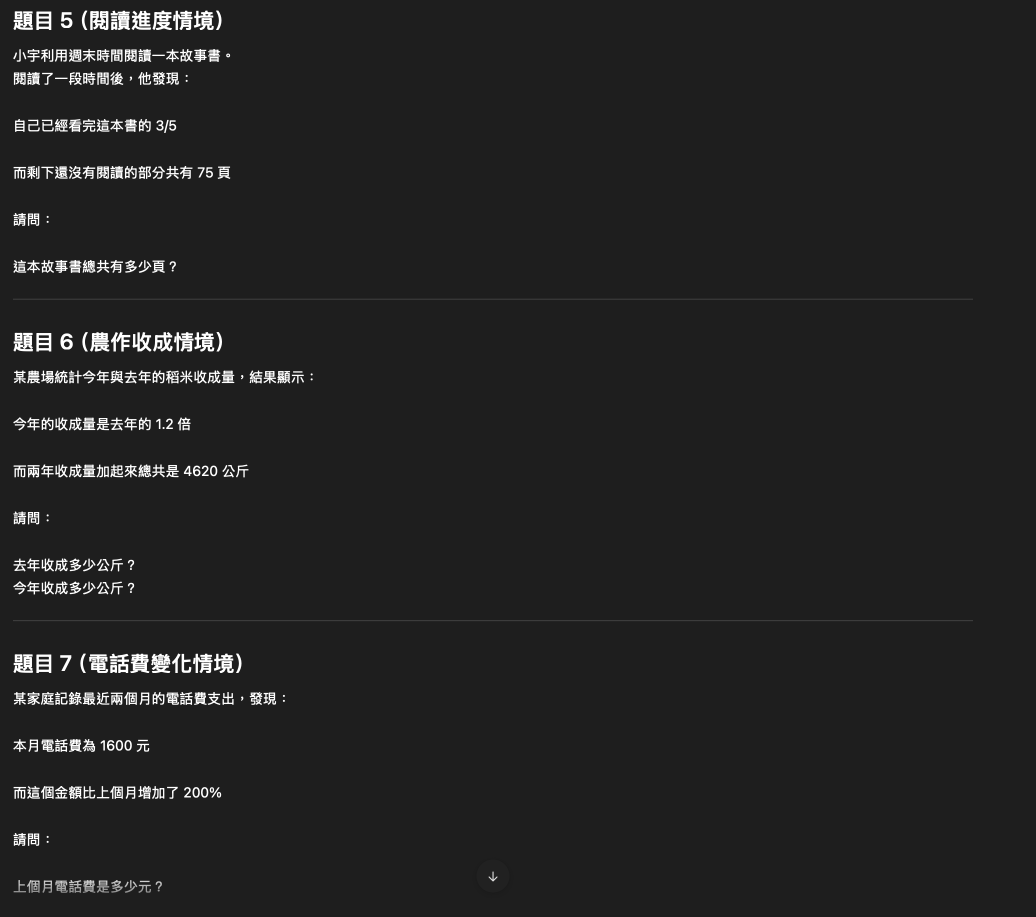
#> input picture 0347C056-7FAC-41BF-A7DD-A282E0CB3EEF.png, 2072 x 1834 px (shown at 1/2 size); its folder holds only this picture in this run
$ python invert_to_a4_5.py 0347C056-7FAC-41BF-A7DD-A282E0CB3EEF.png
#> lines starting #> are read from the running program, lines starting #| are printed output that depends on the picture; after the words box and inside, x2 and y2 are one past the last pixel; in counts of white or black regions, pixels touching at a corner belong together
"""
invert_to_a4.py
---------------
將圖片進行黑白反轉，放大指定倍數，並輸出為 A4 列印尺寸（300 DPI）。
若放大後超出單頁，自動分頁輸出（page_1, page_2 ...）。

預設圖片資料夾：程式所在目錄下的 IMAGE/ 子資料夾。

用法：
    python3 invert_to_a4.py <輸入圖片> [輸出前綴] [--scale 倍數]
    python3 invert_to_a4.py --scan [資料夾路徑] [--scale 倍數]

範例：
    python3 invert_to_a4.py IMAGE/input.png               # 單檔處理，自動單頁最大化
    python3 invert_to_a4.py IMAGE/input.png output --scale 3  # 3x 放大
    python3 invert_to_a4.py --scan                        # 掃描 IMAGE/ 資料夾，補齊缺少的 inverted 檔
    python3 invert_to_a4.py --scan /path/to/folder        # 掃描指定資料夾
"""

from PIL import Image, ImageOps
import sys
import os
import numpy as np

# ── A4 尺寸設定 ──────────────────────────────────────────
DPI = 300
A4_W_MM, A4_H_MM = 210, 297
MARGIN_MM = 10

def mm_to_px(mm: float, dpi: int = DPI) -> int:
    return round(mm / 25.4 * dpi)

A4_W_PX   = mm_to_px(A4_W_MM)    # 2480 px
A4_H_PX   = mm_to_px(A4_H_MM)    # 3508 px
MARGIN_PX = mm_to_px(MARGIN_MM)
CONTENT_W = A4_W_PX - 2 * MARGIN_PX
CONTENT_H = A4_H_PX - 2 * MARGIN_PX


def _otsu_threshold(pixels: np.ndarray) -> int:
    hist, _ = np.histogram(pixels.flatten(), bins=256, range=(0, 256))
#> hist = 256 values, max 3668367 at index 30, min 0 at index 0, mean 14843.9
    total    = pixels.size
#> total = 3800048
    sum_all  = np.dot(np.arange(256), hist)
#> sum_all = 131942417
    sum_b = w_b = max_var = 0.0
    threshold = 128
    for t in range(256):
        w_b += hist[t]
        if w_b == 0: continue
        w_f = total - w_b
        if w_f == 0: break
        sum_b += t * hist[t]
        m_b = sum_b / w_b
        m_f = (sum_all - sum_b) / w_f
        var = w_b * w_f * (m_b - m_f) ** 2
        if var > max_var:
            max_var, threshold = var, t
#> this loop made 256 passes
#> (w_b, w_f, sum_b, m_b, m_f, max_var) on passes 27 to 38: (37, 3800011, 962, 26, 34.72, 1.07e+10), (249, 3799799, 6686, 26.85, 34.72, 5.86e+10), (767, 3799281, 21190, 27.63, 34.72, 1.47e+11), (11173, 3788875, 322964, 28.91, 34.74, 1.44e+12), (3679540, 120508, 110373974, 30, 179, 9.84e+15), (3680056, 119992, 110389970, 30, 179.6, 9.89e+15), (3680502, 119546, 110404242, 30, 180.2, 9.92e+15), (3683926, 116122, 110517234, 30, 184.5, 1.02e+16), (3684567, 115481, 110539028, 30, 185.3, 1.03e+16), (3684860, 115188, 110549283, 30, 185.7, 1.03e+16), (3685121, 114927, 110558679, 30, 186.1, 1.03e+16), (3685345, 114703, 110566967, 30, 186.4, 1.03e+16)
#> w_b on passes 1 to 6: 0, 0, 0, 0, 0, 0
#> after the loop, max_var = 1.24e+16; sum_b = 118995557; threshold = 131; w_b = 3800048
    return threshold


def binarize_and_invert(img: Image.Image) -> Image.Image:
    gray      = img.convert("L")
    threshold = _otsu_threshold(np.array(gray))
#> threshold = 131
    bw        = gray.point(lambda p: 255 if p > threshold else 0, "1")
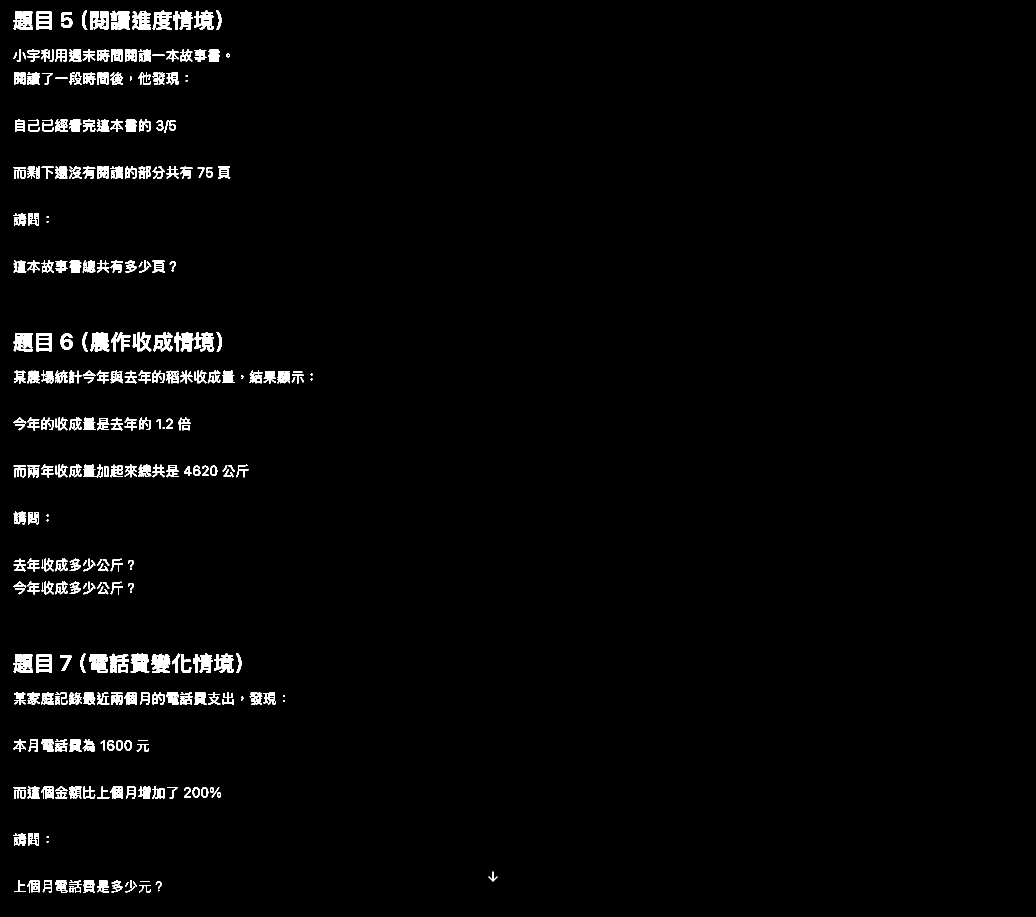
#> bw: PIL image 2072x1834 1 (shown at 1/2 size); 2.1% white; 397 white regions (39 under 20 px), largest, box (x1, y1, x2, y2) and area: (180, 664, 219, 703) 1065, (180, 22, 217, 60) 1059, (302, 1307, 341, 1346) 1026
    return ImageOps.invert(bw.convert("RGB"))
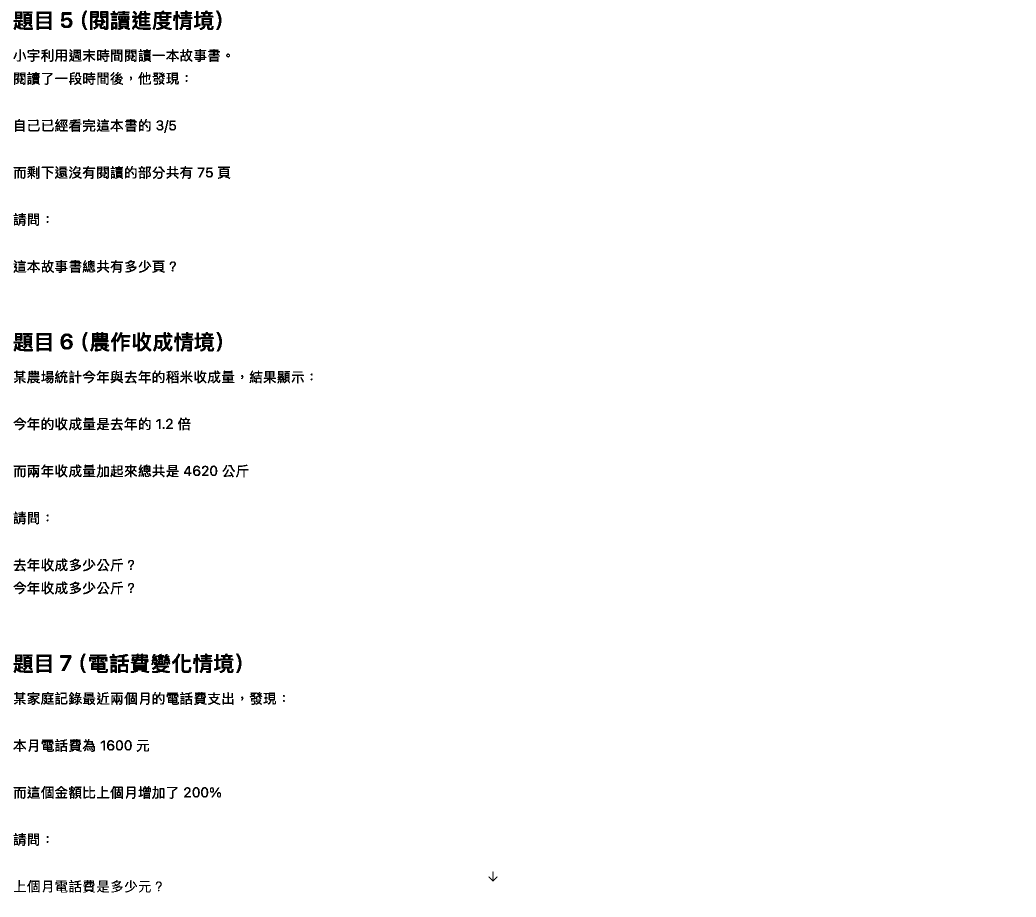
#> returned value: PIL image 2072x1834 RGB (shown at 1/2 size); 97.9% white; 397 black regions (39 under 20 px), largest, box (x1, y1, x2, y2) and area: (180, 664, 219, 703) 1065, (180, 22, 217, 60) 1059, (302, 1307, 341, 1346) 1026


def autocrop(img: Image.Image, padding_px: int = 40) -> Image.Image:
    """自動裁切四周純白邊框，保留內容區域並加上 padding。"""
#> called with padding_px = 40
    arr  = np.array(img)
    # 找出非白色像素的行列範圍
    mask = ~(arr == 255).all(axis=2)
    rows = np.any(mask, axis=1)
    cols = np.any(mask, axis=0)
    if not rows.any():
        return img  # 全白圖，直接返回
    r0, r1 = np.where(rows)[0][[0, -1]]
#> r0 = 21; r1 = 1784
    c0, c1 = np.where(cols)[0][[0, -1]]
#> c0 = 27; c1 = 994
    h, w   = arr.shape[:2]
#> h = 1834; w = 2072
    r0 = max(0, r0 - padding_px)
#> r0 = 0
    r1 = min(h, r1 + padding_px)
#> r1 = 1824
    c0 = max(0, c0 - padding_px)
#> c0 = 0
    c1 = min(w, c1 + padding_px)
#> c1 = 1034
    return img.crop((c0, r0, c1, r1))
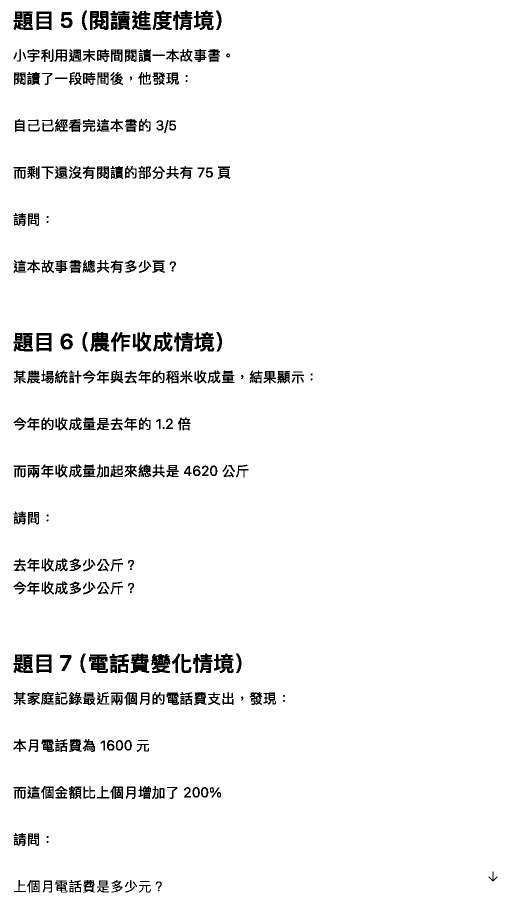
#> returned value: PIL image 1034x1824 RGB (shown at 1/2 size); 95.7% white; 397 black regions (39 under 20 px), largest, box (x1, y1, x2, y2) and area: (180, 664, 219, 703) 1065, (180, 22, 217, 60) 1059, (302, 1307, 341, 1346) 1026


def slice_to_pages(img: Image.Image, output_prefix: str) -> list:
    src_w, src_h = img.size
    total_pages  = (src_h + CONTENT_H - 1) // CONTENT_H
    saved_files  = []

    for page in range(total_pages):
        y_start = page * CONTENT_H
        y_end   = min(y_start + CONTENT_H, src_h)
        strip   = img.crop((0, y_start, src_w, y_end))

        canvas   = Image.new("RGB", (A4_W_PX, A4_H_PX), "white")
        x_offset = MARGIN_PX  # 靠左對齊
        canvas.paste(strip, (x_offset, MARGIN_PX))

        fname = f"{output_prefix}.png" if total_pages == 1 else f"{output_prefix}_page{page + 1}.png"
        canvas.save(fname, dpi=(DPI, DPI))
        saved_files.append(fname)

    return saved_files


def process(input_path: str, output_prefix: str, scale: float = None) -> None:
    img      = Image.open(input_path).convert("RGB")
    inverted = binarize_and_invert(img)

    # 先自動裁去四周空白，讓縮放以實際內容為準
    inverted = autocrop(inverted)
    src_w, src_h = inverted.size
#> src_w = 1034; src_h = 1824

    # 基準縮放：等比縮放至剛好填滿 A4（寬或高取小值，確保單頁不溢出）
    base_scale = min(CONTENT_W / src_w, CONTENT_H / src_h)
#> base_scale = 1.79

    if scale is None:
        # 自動模式：在不增加頁數的前提下最大化
        # 等比縮放，寬高同步放大，找出兩個方向都不超出的最大倍率
        max_scale  = min(CONTENT_W / (src_w * base_scale),
                         CONTENT_H / (src_h * base_scale))
#> max_scale = 1
        scale = max_scale
#> scale = 1
        print(f"   自動倍率：{scale:.3f}x（單頁最大，不增加頁數）")
#|    自動倍率：1.000x（單頁最大，不增加頁數）

    # 等比縮放（寬高同倍率）
    final_scale = base_scale * scale
#> final_scale = 1.79
    new_w = round(src_w * final_scale)
#> new_w = 1855
    new_h = round(src_h * final_scale)
#> new_h = 3272

    resized = inverted.resize((new_w, new_h), Image.LANCZOS)
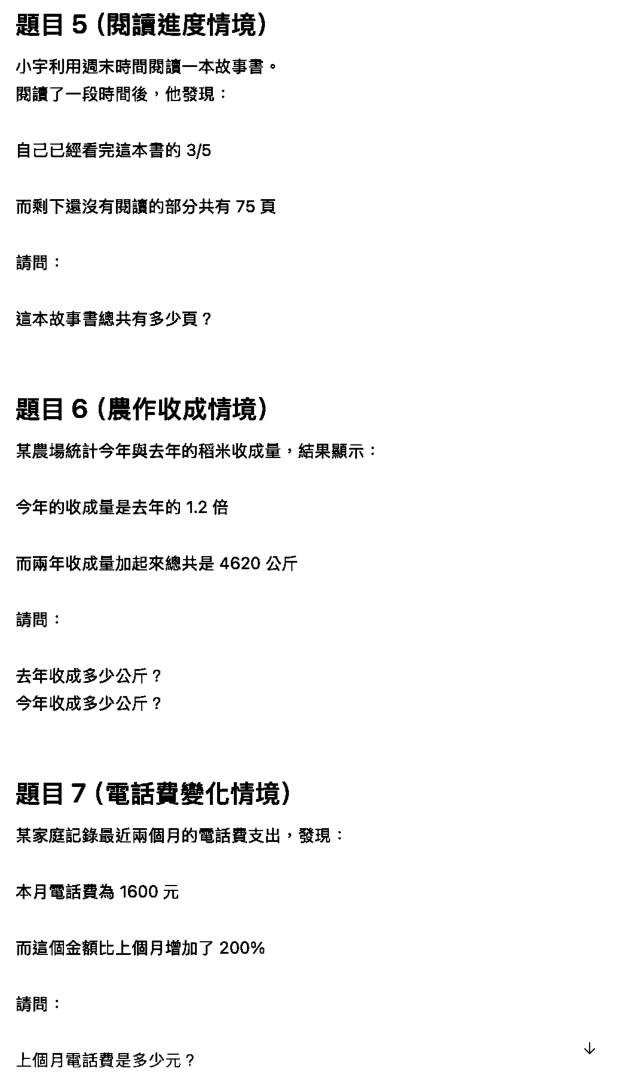
#> resized: PIL image 1855x3272 RGB (shown at 1/3 size); min 0, max 255, mean 244

    # 若寬度超出 A4，等比縮回（autocrop 後通常不會發生）
    if new_w > CONTENT_W:
        ratio   = CONTENT_W / new_w
        new_w   = CONTENT_W
        new_h   = round(new_h * ratio)
        resized = resized.resize((new_w, new_h), Image.LANCZOS)

    saved = slice_to_pages(resized, output_prefix)
#> the loop in slice_to_pages, `for page in range(total_pages):` made 1 pass
#> pass 1, in slice_to_pages, `canvas.save(fname, dpi=(DPI, DPI))`:
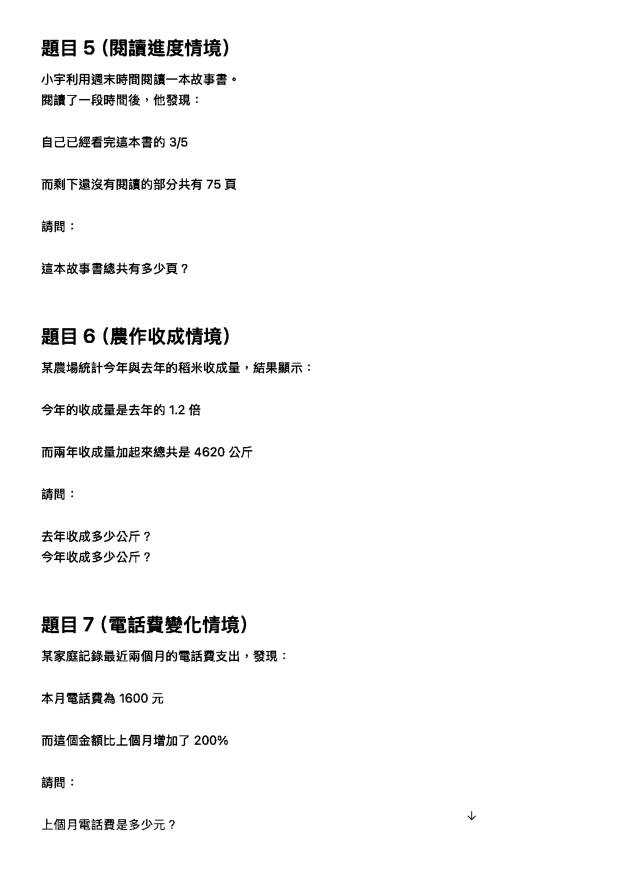
#> saved as 0347C056-7FAC-41BF-A7DD-A282E0CB3EEF_a4_inverted.png: PIL image 2480x3508 RGB (shown at 1/4 size); min 0, max 255, mean 247.3
#> after the loop in slice_to_pages, `for page in range(total_pages):`: saved_files = 1 item
#> saved = 1 item

    print(f"✅ 完成！共輸出 {len(saved)} 頁：")
#| ✅ 完成！共輸出 1 頁：
    for f in saved:
        print(f"   {f}")
#> this loop made 1 pass
#|    0347C056-7FAC-41BF-A7DD-A282E0CB3EEF_a4_inverted.png
    print(f"   內容尺寸：{new_w} x {new_h} px（等比放大 {scale:.3f}x）")
#|    內容尺寸：1855 x 3272 px（等比放大 1.000x）


# [44 lines left out: functions has_inverted, scan_and_process, not called in this run]


def main():
    args = sys.argv[1:]
    if not args:
        print(__doc__)
        sys.exit(1)

    scale = None
    if "--scale" in args:
        idx   = args.index("--scale")
        scale = float(args[idx + 1])
        args  = [a for i, a in enumerate(args) if i not in (idx, idx + 1)]

    if args[0] == "--scan":
        default_folder = os.path.join(os.path.dirname(os.path.abspath(__file__)), "IMAGE")
        folder = args[1] if len(args) >= 2 else default_folder
        scan_and_process(folder, scale)
        return

    input_path    = args[0]
    output_prefix = args[1] if len(args) >= 2 else os.path.splitext(input_path)[0] + "_a4_inverted"

    if not os.path.exists(input_path):
        print(f"❌ 找不到檔案：{input_path}")
        sys.exit(1)

    process(input_path, output_prefix, scale)


if __name__ == "__main__":
    main()
